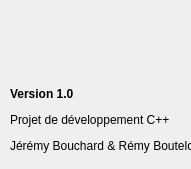
<?xml version="1.0" encoding="UTF-8"?>
<ui version="4.0">
 <class>DialogAPropos</class>
 <widget class="QDialog" name="DialogAPropos">
  <property name="geometry">
   <rect>
    <x>0</x>
    <y>0</y>
    <width>191</width>
    <height>169</height>
   </rect>
  </property>
  <property name="windowTitle">
   <string>A propos</string>
  </property>
  <widget class="QLabel" name="lblLogo">
   <property name="geometry">
    <rect>
     <x>10</x>
     <y>80</y>
     <width>181</width>
     <height>81</height>
    </rect>
   </property>
   <property name="text">
    <string>&lt;html&gt;&lt;head/&gt;&lt;body&gt;&lt;p&gt;&lt;span style=&quot; font-weight:600;&quot;&gt;Version 1.0&lt;/span&gt;&lt;/p&gt;&lt;p&gt;Projet de développement C++&lt;/p&gt;&lt;p&gt;Jérémy Bouchard &amp;amp; Rémy Bouteloup&lt;/p&gt;&lt;/body&gt;&lt;/html&gt;</string>
   </property>
  </widget>
  <widget class="QLabel" name="lblDescriptionAPropos">
   <property name="geometry">
    <rect>
     <x>10</x>
     <y>10</y>
     <width>171</width>
     <height>71</height>
    </rect>
   </property>
   <property name="text">
    <string/>
   </property>
   <property name="pixmap">
    <pixmap resource="logo.qrc">:/myLogo/images/logo_polytech.png</pixmap>
   </property>
   <property name="scaledContents">
    <bool>true</bool>
   </property>
  </widget>
 </widget>
 <resources>
  <include location="logo.qrc"/>
 </resources>
 <connections/>
</ui>
